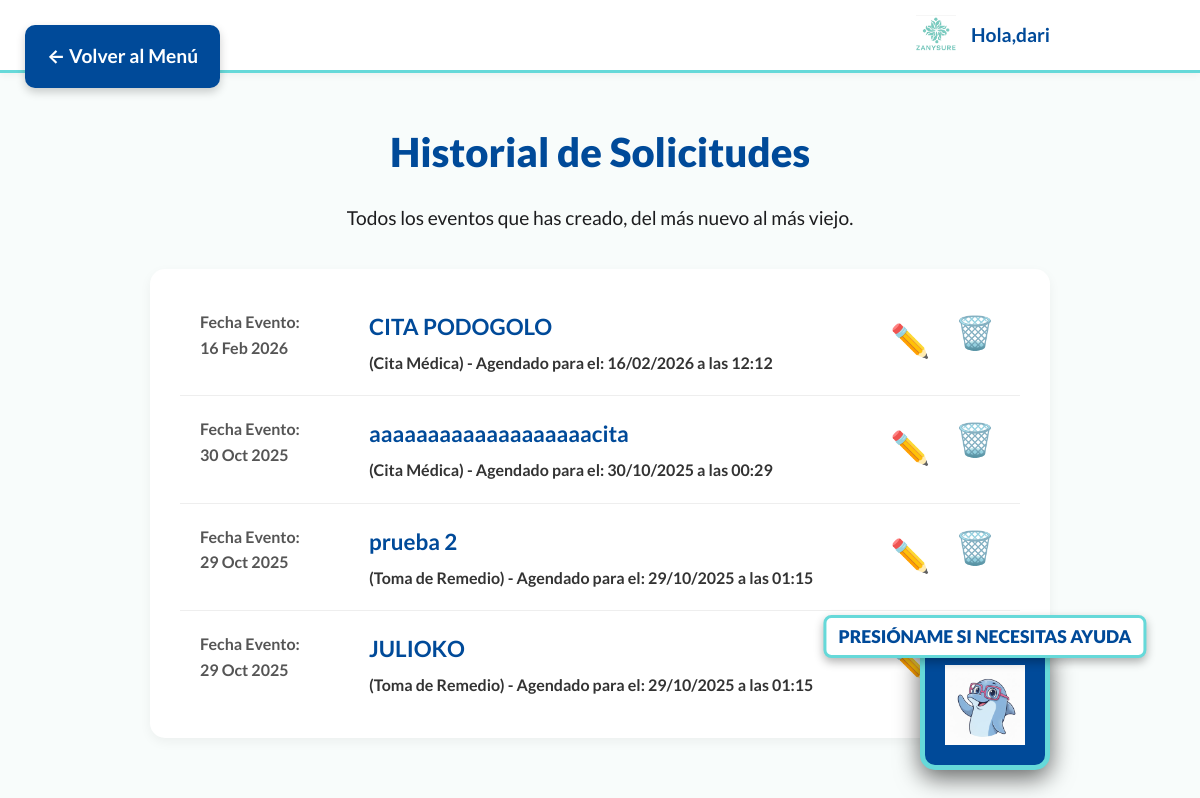
Screenshot of /menu/tami/solicitudes/ (signed in) with the database file from the repository.
### calendario/models.py (models this page shows, shortened)
class EventoMedico(models.Model):
    TIPO_EVENTO_CHOICES = [
        ('cita', 'Cita Médica'),
        ('remedio', 'Toma de Remedio'),
        ('procedimiento', 'Procedimiento Médico'),
        ('otro', 'Otro'),
    ]
    usuario = models.ForeignKey(User, on_delete=models.CASCADE, related_name='eventos_medicos')
    tipo_evento = models.CharField(max_length=20, choices=TIPO_EVENTO_CHOICES)
    titulo = models.CharField(max_length=200, help_text="Ej: Cita con Dr. López, Tomar Paracetamol 500mg")
    descripcion = models.TextField(blank=True, null=True, help_text="Detalles adicionales, indicaciones, etc.")
    fecha_hora_evento = models.DateTimeField(help_text="Fecha y hora del evento médico.")
    frecuencia_horas = models.PositiveIntegerField(blank=True, null=True, help_text="Para remedios, indicar cada cuántas horas tomar (ej: 8)")
    recordatorio_cita_dias = models.CharField(max_length=50, blank=True, help_text="Días antes para recordar citas/procs (ej: '7,3,1')")
    recordatorio_remedio_horas = models.PositiveIntegerField(default=1, help_text="Horas antes para recordar toma de remedio")
    ultimo_recordatorio_enviado = models.DateTimeField(blank=True, null=True, editable=False)
    creado_en = models.DateTimeField(auto_now_add=True)
    actualizado_en = models.DateTimeField(auto_now=True)
    completado = models.BooleanField(default=False, help_text="Marcar si el evento fue completado por el usuario")
    class Meta:
        ordering = ['fecha_hora_evento']
        verbose_name = "Evento Médico"
        verbose_name_plural = "Eventos Médicos"

### menu/views.py (the view)
# urls.py: path('tami/solicitudes/', views.solicitudes_view, name='tami_solicitudes'),
@login_required
def solicitudes_view(request):
    solicitudes_recientes = EventoMedico.objects.filter(
        usuario=request.user
    ).order_by('-creado_en') # Ordenados por fecha de CREACIÓN
    context = {
        'nombre_usuario': request.user.first_name or request.user.username,
        'eventos_proximos': solicitudes_recientes, # Lo pasamos como 'eventos_proximos'
        'eventos_pasados': None, # No hay pasados en esta vista
        'titulo_pagina': "Historial de Solicitudes",
        'subtitulo_pagina': "Todos los eventos que has creado, del más nuevo al más viejo."
    }
    return render(request, 'menu/lista_eventos.html', context)

### menu/templates/menu/lista_eventos.html (shortened to what this page needs)
{% load static %}
<!DOCTYPE html>
<html lang="es">
<head>
    <link rel="stylesheet" href="{% static 'css/style.css' %}">
</head>
<body class="sub-page">
    <a href="{% url 'menu' %}" class="btn-volver-flotante">
        &larr; Volver al Menú
    </a>
    <header class="menu-header">
        <div class="header-contenido">
            <div class="saludo-usuario">
                <img src="{% static 'img/logo.png' %}" alt="Logo Sanyzure" class="logo-header">
                Hola, <strong>{{ nombre_usuario }}</strong>
            </div>
        </div>
    </header>
    <main class="menu-container">
        <h1 class="titulo-principal">{{ titulo_pagina|default:"Mi Historial" }}</h1>
        <p class="instruccion">
            {{ subtitulo_pagina|default:"Aquí está la lista de tus eventos." }}
        </p>
        <section class="proximos-eventos solicitudes-list">
            <div class="lista-eventos">
                {% if eventos_proximos %}
                    {% for evento in eventos_proximos %}
                        <div class="evento-item">
                            <span class="evento-fecha">
                                {% if evento.creado_en and not titulo_pagina %}
                                    Creado el:<br>
                                    {{ evento.creado_en|date:"d M Y" }}
                                {% else %}
                                    Fecha Evento:<br>
                                    {{ evento.fecha_hora_evento|date:"d M Y" }}
                                {% endif %}
                            </span>
                            <span class="evento-titulo">
                                <strong>{{ evento.titulo }}</strong>
                                <small>({{ evento.get_tipo_evento_display }}) - Agendado para el: {{ evento.fecha_hora_evento|date:"d/m/Y" }} a las {{ evento.fecha_hora_evento|time:"H:i" }}</small>
                            </span>
                            <span class="evento-acciones-lista">
                                <a href="{% url 'editar_evento' evento.id %}" class="btn-accion btn-editar" title="Editar Evento">✏️</a>
                                <form action="{% url 'borrar_evento' evento.id %}" method="post" style="display:inline;" onsubmit="return confirm('¿Está seguro que desea borrar este evento?');">
                                    <button type="submit" class="btn-accion btn-borrar" title="Borrar Evento">🗑️</button>
                                </form>
                            </span>
                        </div>
                    {% endfor %}
                {% else %}
                    <p class="evento-vacio">No hay eventos próximos para mostrar en esta sección.</p>
                {% endif %}
            </div>
        </section>
    </main>
    <a href="{% url 'tami' %}" class="btn-tami-flotante" title="Hablar con Tami">
        <span class="tami-flotante-text">Presióname si necesitas ayuda</span>
        <img src="{% static 'img/tami-mascota.png' %}" alt="Tami, tu asistente">
    </a>
</body>
</html>

### static/css/style.css (style rules this page uses)
:root { --color-primario: #66D9D9; --color-secundario: #004a99; --color-texto-claro: #1d1d1f; --color-fondo-claro: #f8fcfb; --color-fondo-card: #ffffff; --color-borde-input: #b3e0e0; --color-focus: #008c8c; --color-error: #d9534f; --color-exito: #28a745; --color-cita: #007bff; --color-procedimiento: #ffc107; }
body { font-family: 'Lato', -apple-system, BlinkMacSystemFont, "Segoe UI", Roboto, Helvetica, Arial, sans-serif; background-color: var(--color-fondo-claro); color: var(--color-texto-claro); margin: 0; padding: 0; line-height: 1.6; font-size: 105%; }
body.sub-page { padding-top: 100px; padding-left: 20px; padding-right: 20px; padding-bottom: 20px; }
.titulo-principal { font-size: 2.5rem; font-weight: 900; text-align: center; color: var(--color-secundario); margin-bottom: 15px; margin-top: 0; }
.instruccion { font-size: 1.2rem; text-align: center; color: var(--color-texto-claro); margin-bottom: 35px; }
.btn-volver-flotante { position: fixed; top: 25px; left: 25px; z-index: 1000; background-color: var(--color-secundario); color: white; padding: 16px 22px; font-size: 1.2rem; font-weight: 700; border-radius: 10px; text-decoration: none; transition: all 0.2s ease; box-shadow: 0 4px 10px rgba(0,0,0,0.2); }
.menu-header { background-color: var(--color-fondo-card); padding: 15px 30px; border-bottom: 3px solid var(--color-primario); box-shadow: 0 2px 8px rgba(0, 0, 0, 0.05); position: fixed; top: 0; left: 0; right: 0; z-index: 900; }
.header-contenido { max-width: 900px; margin: 0 auto; display: flex; justify-content: flex-end; align-items: center; gap: 20px; }
.logo-header { height: 40px; width: auto; margin-right: 15px; vertical-align: middle; }
.saludo-usuario { font-size: 1.2rem; color: var(--color-secundario); font-weight: 700; display: flex; align-items: center; flex-shrink: 0; }
.menu-container { max-width: 900px; margin: 0 auto; padding: 20px; }
.proximos-eventos { background-color: var(--color-fondo-card); border-radius: 15px; padding: 20px 30px; box-shadow: 0 4px 12px rgba(0, 0, 0, 0.05); }
.lista-eventos .evento-item { display: flex; justify-content: space-between; align-items: center; padding: 15px; border-bottom: 1px solid #eee; font-size: 1.1rem; }
.lista-eventos .evento-item:last-child { border-bottom: none; }
.evento-fecha { font-weight: 700; color: var(--color-secundario); flex-basis: 25%; }
.evento-titulo { font-weight: 700; color: var(--color-texto-claro); flex-basis: 50%; }
.btn-accion { font-size: 1.6rem; padding: 5px; border: none; background: none; cursor: pointer; text-decoration: none; border-radius: 5px; transition: background-color 0.2s ease; }
.btn-tami-flotante { position: fixed; bottom: 30px; right: 150px; width: 120px; height: 120px; background-color: var(--color-secundario); border: 5px solid var(--color-primario); border-radius: 15px; box-shadow: 0 8px 25px rgba(0, 0, 0, 0.6); cursor: pointer; transition: all 0.2s ease; z-index: 950; text-decoration: none; padding: 0; display: flex; justify-content: center; align-items: center; overflow: visible; text-align: center; }
.btn-tami-flotante img { width: 80px; height: 80px; object-fit: contain; display: block; animation: float 4s ease-in-out infinite; z-index: 951; }
.tami-flotante-text { position: absolute; top: -30px; left: 50%; transform: translateX(-50%); white-space: nowrap; font-size: 1.1rem; font-weight: 900; color: var(--color-secundario); background-color: var(--color-fondo-card); border-radius: 8px; padding: 8px 12px; box-shadow: 0 4px 10px rgba(0, 0, 0, 0.3); border: 3px solid var(--color-primario); z-index: 952; pointer-events: none; line-height: 1.2; text-transform: uppercase; }
.solicitudes-list .evento-item { align-items: flex-start; padding: 20px; gap: 15px; }
.solicitudes-list .evento-fecha { flex-basis: 20%; color: #555; font-weight: 700; font-size: 1rem; }
.solicitudes-list .evento-titulo { flex-basis: 65%; font-size: 1.2rem; font-weight: 700; }
.solicitudes-list .evento-titulo strong { font-size: 1.4rem; color: var(--color-secundario); display: block; margin-bottom: 5px; }
.solicitudes-list .evento-titulo small { font-size: 1rem; font-weight: 700; color: #333; display: block; }
.evento-acciones-lista { flex-basis: 15%; display: flex; justify-content: flex-end; gap: 15px; }
.evento-acciones-lista .btn-accion { font-size: 2rem; }

### rows the page displays
EventoMedico: fecha_hora_evento "16 Feb 2026", titulo "CITA PODOGOLO", tipo_evento "Cita Médica", fecha_hora_evento "16/02/2026", fecha_hora_evento "12:12"
EventoMedico: fecha_hora_evento "30 Oct 2025", titulo "aaaaaaaaaaaaaaaaaaacita", tipo_evento "Cita Médica", fecha_hora_evento "30/10/2025", fecha_hora_evento "00:29"
EventoMedico: fecha_hora_evento "29 Oct 2025", titulo "prueba 2", tipo_evento "Toma de Remedio", fecha_hora_evento "29/10/2025", fecha_hora_evento "01:15"
EventoMedico: fecha_hora_evento "29 Oct 2025", titulo "JULIOKO", tipo_evento "Toma de Remedio", fecha_hora_evento "29/10/2025", fecha_hora_evento "01:15"

### other values shown
{{ nombre_usuario }} "dari"
{{ titulo_pagina|default:"Mi Historial" }} "Historial de Solicitudes"
{{ subtitulo_pagina|default:"Aquí está la lista de tus eventos." }} "Todos los eventos que has creado, del más nuevo al más viejo."
